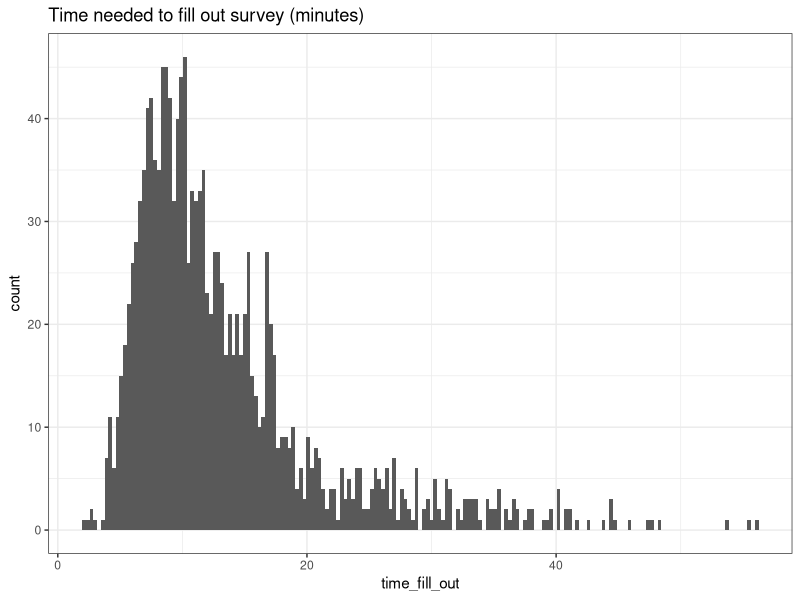

Here is the R script that generated this plot: (Note: this script raises an error after producing the figure.)
#######################################################
## packages and version setup
#######################################################

# ensure version compatibility
# library(checkpoint)
# checkpoint("2020-04-15")

## set up packages
packages <- c("tidyverse")

# write a function to load packages with feedback of success
load_my_packages <- function(package){
  new.package <- packages[!(package %in% installed.packages()[, "Package"])]
  if (length(new.package)) 
    install.packages(new.package, dependencies = TRUE)
  sapply(package, require, character.only = TRUE)
}

# load my packages
load_my_packages(packages)


#######################################################
## read raw data and delete test cases
#######################################################

# read raw data
raw_shoppingCovid19 <- read.csv2("Data/survey_shopCovid_201002_final.csv", sep=",")

# basic summary of raw data
dim(raw_shoppingCovid19) -> data_read_in

# add time of filling out (batch series) based on the time stamp adding some rounding to end up with an integer batch no.
raw_shoppingCovid19 <- mutate(raw_shoppingCovid19, 
                              time_batch = round((as.numeric(as.POSIXct(strptime(created, format="%Y-%m-%d")))
                                                  - 1585177200) / (24*60*60) /3) +1)
raw_shoppingCovid19$time_batch <- as.factor(raw_shoppingCovid19$time_batch)
# data_shoppingCovid19_online$time_batch <- as.factor(data_shoppingCovid19_online$time_batch)
table(raw_shoppingCovid19$time_batch)

# calculate days since the Trump administration declared a national emergency on March 13
# the first data was collected on March 26

raw_shoppingCovid19$time_batch <- as.integer(raw_shoppingCovid19$time_batch)
raw_shoppingCovid19$time_days <- raw_shoppingCovid19$time_batch * 3 + 11
table(raw_shoppingCovid19$time_days)                                                                                   
                                                                                   
# delete test cases
test_cases <- "cleanSunBearXXX8rLbOARl9iNgo9YOvPZK4xptF8rbCyRCTGZeHL8-MXLiyIMEF"
raw_shoppingCovid19 <- raw_shoppingCovid19[raw_shoppingCovid19$session != test_cases, ]

# check N
dim(raw_shoppingCovid19) -> data_no_test_cases
data_no_test_cases

# delete incomplete cases
raw_shoppingCovid19 <- raw_shoppingCovid19[!is.na(raw_shoppingCovid19$age2), ] # $age2 was the last variable in the dataset

# check N
dim(raw_shoppingCovid19) -> data_no_incomplete
data_no_incomplete

# check time required to fill out the questionnaire (note that formr time measuring is not 100% reliable)
raw_shoppingCovid19 <- mutate(raw_shoppingCovid19, 
                              time_fill_out = strptime(ended, format="%Y-%m-%d %H:%M:%S") - strptime(created, format="%Y-%m-%d %H:%M:%S"))

which(raw_shoppingCovid19$time_fill_out > 100 )
# plot fill out time
ggplot(subset(raw_shoppingCovid19, time_fill_out < 60), aes(time_fill_out)) +
  geom_histogram(binwidth = 0.3) +
  # geom_histogram(binwidth = 0.1) +
  labs(title="Time needed to fill out survey (minutes)") +
  theme_bw()

median(raw_shoppingCovid19$time_fill_out, na.rm=T)
mean(raw_shoppingCovid19$time_fill_out, na.rm=T)
sd(raw_shoppingCovid19$time_fill_out, na.rm=T)


#######################################################
## attention check
#######################################################
# disregard missing data on attention_check_1, because this was not an obligatory item (take it as 0)
raw_shoppingCovid19$attention_check_1_noNA <- replace_na(raw_shoppingCovid19$attention_check_1, 5)

# calculate correct answers on the 4 attention check items (3 + age asked twice)
raw_shoppingCovid19 <- mutate(raw_shoppingCovid19, 
                              attention_check_correct = 
                                (attention_check_1_noNA == "5") + (attention_check_2 == "1") + (attention_check_3 == "2") +
                                (age == age2) + (age == age2 +1) + (age == age2 -1))

# create an error variable
raw_shoppingCovid19 <- mutate(raw_shoppingCovid19, 
                                                    attention_check_error = (4 - attention_check_correct))

# display attention check errors
table(raw_shoppingCovid19$attention_check_error)

# exclude those with more than 1 errors
raw_shoppingCovid19 <- raw_shoppingCovid19[raw_shoppingCovid19$attention_check_error < 2, ]

dim(raw_shoppingCovid19) -> data_no_excess_errors
data_no_excess_errors

#######################################################
## calculate lie scale
#######################################################
# SDS, the "lie" scale, where 1 = false, 2 = true
# first reverse items
raw_shoppingCovid19$sds_1 <- 3 - raw_shoppingCovid19$sds_1r
raw_shoppingCovid19$sds_2 <- 3 - raw_shoppingCovid19$sds_2r
raw_shoppingCovid19$sds_3 <- 3 - raw_shoppingCovid19$sds_3r
raw_shoppingCovid19$sds_4 <- 3 - raw_shoppingCovid19$sds_4r
raw_shoppingCovid19$sds_5 <- 3 - raw_shoppingCovid19$sds_5r

# calculate scale, where low scores mean that the participant is "too good to be true"
raw_shoppingCovid19$SDS_honesty <- rowSums(raw_shoppingCovid19[, grep("sds_\\d+$", colnames(raw_shoppingCovid19), value=T)], na.rm=F)

# exclude participants where lie scale is too high
raw_shoppingCovid19 <- raw_shoppingCovid19[raw_shoppingCovid19$SDS_honesty > 10, ]
dim(raw_shoppingCovid19) -> no_liers


#######################################################
## summary of cleaning and final data
#######################################################

excluded_data <- list(
  "raw data read in" = data_read_in, 
  "data without the test cases" = data_no_test_cases, 
  "data without incomplete cases (on age2)" = data_no_incomplete, 
  "data without participants making too many errors (>1)" = data_no_excess_errors, 
  "data without liers" = no_liers)
excluded_data

# save final data
write_rds(raw_shoppingCovid19, path="Data/raw_shoppingCovid19_clean.rds")

# checking data on the go
levels(raw_shoppingCovid19[, "BAs_other_text"])
last(raw_shoppingCovid19["feedback"], 50)
excluded_data
table(raw_shoppingCovid19$time_days)

# descriptions
table(raw_shoppingCovid19$gender)
mean(raw_shoppingCovid19$age)
sd(raw_shoppingCovid19$age)
table(raw_shoppingCovid19$edu_highest)
levels(raw_shoppingCovid19$BAs_other_text)
